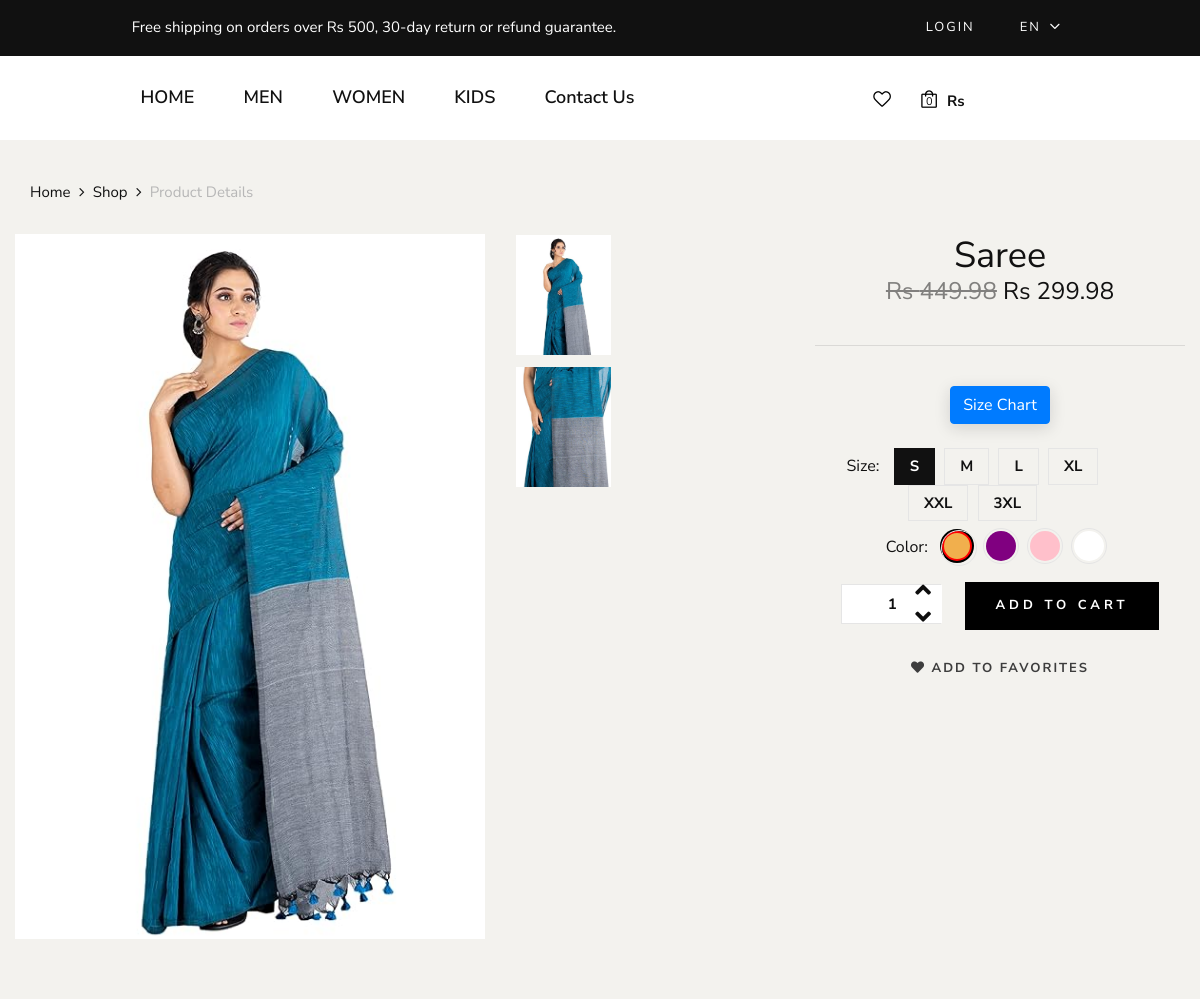
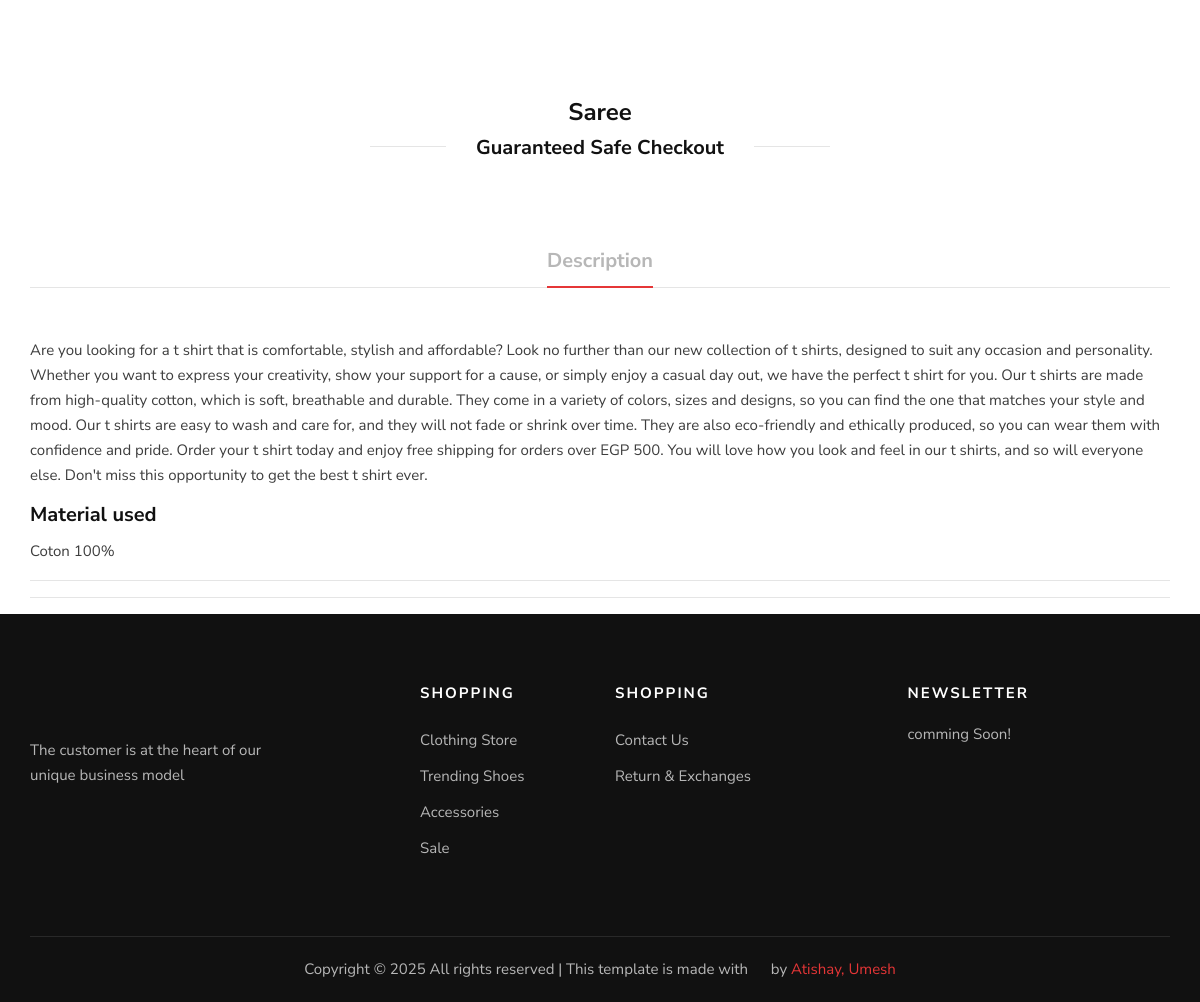
The app's page /product_detail/1/ with its own data (2 pictures, top to bottom).
### backend/models.py (models this page shows, shortened)
class Product(models.Model):
    CATEGORY_CHOICES = (
        ('M', 'Men'),
        ('W', 'Women'),
        ('K', 'Kids'),
        ('A', 'Accessories'),
    )
    SUB_CATEGORY_CHOICES = (
    ('S', 'Shirt'),
    ('SW', 'Sport wear'),
    ('OW', 'Outwear')
    )
    LABEL_CHOICES = (
        ('NEW', 'primary'),
        ('BEST Seller', 'secondary'),
        ('N', '')
    )
    product_id = models.AutoField
    id = models.AutoField(primary_key=True, auto_created=True)
    customized = models.BooleanField(default=False)
    product_name = models.CharField(max_length=50)
    category = models.ManyToManyField('Category', through='ProductCategory')
    label = models.CharField(choices=LABEL_CHOICES, max_length=11, default="")
    subcategory = models.CharField(choices= SUB_CATEGORY_CHOICES ,max_length=50, default="")
    price = models.FloatField(default=0)
    discount_price = models.FloatField(default=0)
    pub_date = models.DateField()
    image = models.ImageField(upload_to="static", default="", blank=True, null=True)
    material = models.CharField(max_length=50, default="Coton 100%")
    description = models.TextField(default="Are you looking for a t shirt that is comfortable, stylish and affordable? Look no further than our new collection of t shirts, designed to suit any occasion and personality. Whether you want to express your creativity, show your support for a cause, or simply enjoy a casual day out, we have the perfect t shirt for you. Our t shirts are made from high-quality cotton, which is soft, breathable and durable. They come in a variety of colors, sizes and designs, so you can find the one that matches your style and mood.  Our t shirts are easy to wash and care for, and they will not fade or shrink over time. They are also eco-friendly and ethically produced, so you can wear them with confidence and pride. Order your t shirt today and enjoy free shipping for orders over Rs 500. You will love how you look and feel in our t shirts, and so will everyone else. Don't miss this opportunity to get the best t shirt ever.")
    path = models.CharField(max_length=50, default="")
    FrontCanva = models.OneToOneField('FrontCanva', on_delete=models.CASCADE, null=True, blank=True)
    BackCanva = models.OneToOneField('BackCanva', on_delete=models.CASCADE, null=True, blank=True)

class ProductImage(models.Model):
    product = models.ForeignKey(Product, on_delete=models.CASCADE, related_name='images')
    image = models.ImageField(upload_to="static", default="", blank=True, null=True)
    path = models.CharField(max_length=50, default="")
    color = models.CharField(max_length=50, default="")

class ProductSize(models.Model):
    product = models.ForeignKey(Product, on_delete=models.CASCADE, related_name="psize")
    size = models.CharField(max_length=10 , blank=True, null=True)
    quantity = models.PositiveIntegerField( blank=True, null=True)
    class Meta:
        unique_together = ('product', 'size')

class ProductColor(models.Model):
    product = models.ForeignKey(Product, on_delete=models.CASCADE, related_name="pcolor")
    color = models.CharField(max_length=10 , blank=True, null=True)
    color_id = models.CharField(max_length=10 , blank=True, null=True)
    quantity = models.PositiveIntegerField( blank=True, null=True)
    class Meta:
        unique_together = ('product', 'color')

### backend/views.py (the view)
# urls.py: path('product_detail/<int:product_id>/', views.product_detail, name='product_detail'),
def product_detail(request, product_id):
    if request.method == 'POST':
        quantity = int(request.POST.get('quantity', 1))
        cart_item, created = cart_item.objects.get_or_create(
            cart=request.cart,
            product=product,
        )
        if not created:
            cart_item.quantity += quantity
        else:
            cart_item.quantity = quantity
        cart_item.save()
        return redirect('cart_detail')
    else:
        product = get_object_or_404(Product, id=product_id)
        recently_viewed_product_ids = request.session.get('recently_viewed_products', [])
        if product_id not in recently_viewed_product_ids:
            recently_viewed_product_ids.append(product_id)
            request.session['recently_viewed_products'] = recently_viewed_product_ids
        images = ProductImage.objects.filter(product=product)
        sizes = ProductSize.objects.filter(product=product)
        colors = ProductColor.objects.filter(product=product)
    return render(request, 'product.html', {'product': product, 'images': images, 'sizes': sizes, 'colors': colors})

### backend/templates/product.html (shortened to what this page needs)
{% extends "layout.html" %}
{% load static %}
{% block body %}
    <div class="product__details__pic">
        <div class="container">
            <div class="row">
                <div class="col-lg-12">
                    <div class="d-flex justify-content-between align-items-center">
                        <div class="product__details__breadcrumb">
                            <a href="{% url 'index' %}">Home</a>
                            <a href="{% url 'show_products' %}">Shop</a>
                            <span>Product Details</span>
                        </div>
                    </div>
                </div>
                <div class="row">
                    <div class="col-lg-5 col-md-9">
                        <div class="tab-content">
                            <div class="tab-pane active" id="tabs-0" role="tabpanel">
                                <div class="product__details__pic__item">
                                    <img src="{% static product.path %}" alt="">
                                </div>
                            </div>
                        </div>
                    </div>
                    <div class="col-lg-3 col-md-3 align-items-left">
                        <ul class="nav nav-tabs" role="tablist">
                            <li class="nav-item">
                                <a class="nav-link active" data-toggle="tab" href="#tabs-0" role="tab">
                                    <div class="product__thumb__pic set-bg" data-setbg="{% static product.path %}">
                                    </div>
                                </a>
                            </li>
                            {% for image in images %}
                            <li class="nav-item ">
                                <a class="nav-link" data-toggle="tab" href="#tabs-{{ forloop.counter }}" role="tab">
                                    <div class="product__thumb__pic set-bg" data-setbg="{% static image.path %}">
                                    </div>
                                </a>
                            </li>
                            {% endfor %}
                        </ul>
                    </div>
                    <div class="col-lg-4 col-md-12">
                        <h2>{{product.product_name}}</h2>
                        <h4>{% if product.discount_price != 0%} <span style="text-decoration: line-through; opacity: 0.5;">Rs {{ product.discount_price }}</span> {% endif %} Rs {{ product.price }} </h4>
                        <br>
                        <hr />
                        <br>
                        <button id="sizechart" type="button" class="btn btn-primary" data-toggle="modal" data-target="#sizeChartModal">
                            Size Chart
                        </button>
                        <br>
                        <br>
                        <div class="product__details__option">
                            <form id="my-form" method="POST" action="{% url 'add_to_cart' product.id %}">
                            <div class="product__details__option__size">
                                <span>Size:</span>
                                {% for size in sizes %}
                                <label for="{{ size.size }}"  {% if forloop.first %}class="active"{% endif %}>{{ size.size }}
                                </label>
                                {% endfor %}
                            </div>
                            <div id="color-selector" class="product__details__option__color">
                                <span>Color:</span>
                                {% for size in colors %}
                                    <label class="c-{{ size.color_id }}" for="sp-{{ size.color_id }}" title="{{ size.color }}"></label>
                                {% endfor %}
                            </div>
                            <br>
                            <br>
                            <div class="product__details__cart__option">
                                <div class="sticky-bottom">
                                    <div class="quantity">
                                      <div class="pro-qty">
                                        <input name="cloth_quantity" type="text" value="1">
                                      </div>
                                    </div>
                                    <a href="#" class="primary-btn" id="submit-button">Add to Cart</a>
                                  </div>                        </div>
                            </form>
                            <div class="product__details__btns__option">
                                <a onclick="addToFavorites('{{ product.id }}')" href="#"><i class="fa fa-heart"></i> add to favorites</a>
                            </div>
                        </div>
                    </div>
                </div>
            </div>
        </div>
    </div>
        <div class="product__details__content">
            <div class="container">
                <div class="row d-flex justify-content-center">
                    <div class="col-lg-8">
                        <div class="product__details__text">
                            <h4>{{product.product_name}}</h4>
                            <div class="product__details__last__option">
                                <h5><span>Guaranteed Safe Checkout</span></h5>
                            </div>
                        </div>
                    </div>
                </div>
                <div class="row">
                    <div class="col-lg-12">
                        <div class="product__details__tab">
                            <ul class="nav nav-tabs" role="tablist">
                                <li class="nav-item">
                                    <a class="nav-link active" data-toggle="tab" href="#tabs-5"
                                    role="tab">Description</a>
                                </li>
                            </ul>
                            <div class="tab-content">
                                <div class="tab-pane active" id="tabs-5" role="tabpanel">
                                    <div class="product__details__tab__content">
                                            <p>{{ product.description|linebreaks }}
                                            </p>
                                        <div class="product__details__tab__content__item">
                                            <h5>Material used</h5>
                                            <p>{{ product.material }}</p>
                                        </div>
                                    </div>
                                </div>
                            <hr/>
                            <hr/>
                            </div>
                        </div>
                    </div>
                </div>
            </div>
        </div>
{% endblock %}

### backend/static/frontend/style.css (style rules this page uses)
input[name="color"]:checked + label { border: 2px solid red; box-shadow: 0 0 0 2px black; border-radius: 50%; }

### records on screen
Product: path (picture), product_name "Saree", discount_price "449.98", price "299.98", description "Are you looking for a t shirt that is comfortable, stylish and affordable? Look no further than our new collection of t shirts, designed to suit any occasion and personality. Whether you want to express your creativity, show your support for a cause, or simply enjoy a casual day out, we have the perfect t shirt for you. Our t shirts are made from high-quality cotton, which is soft, breathable and durable. They come in a variety of colors, sizes and designs, so you can find the one that matches your style and mood. Our t shirts are easy to wash and care for, and they will not fade or shrink over time. They are also eco-friendly and ethically produced, so you can wear them with confidence and…", material "Coton 100%"
ProductSize: size "S"
ProductSize: size "M"
ProductSize: size "L"
ProductSize: size "XL"
ProductSize: size "XXL"
ProductSize: size "3XL"
